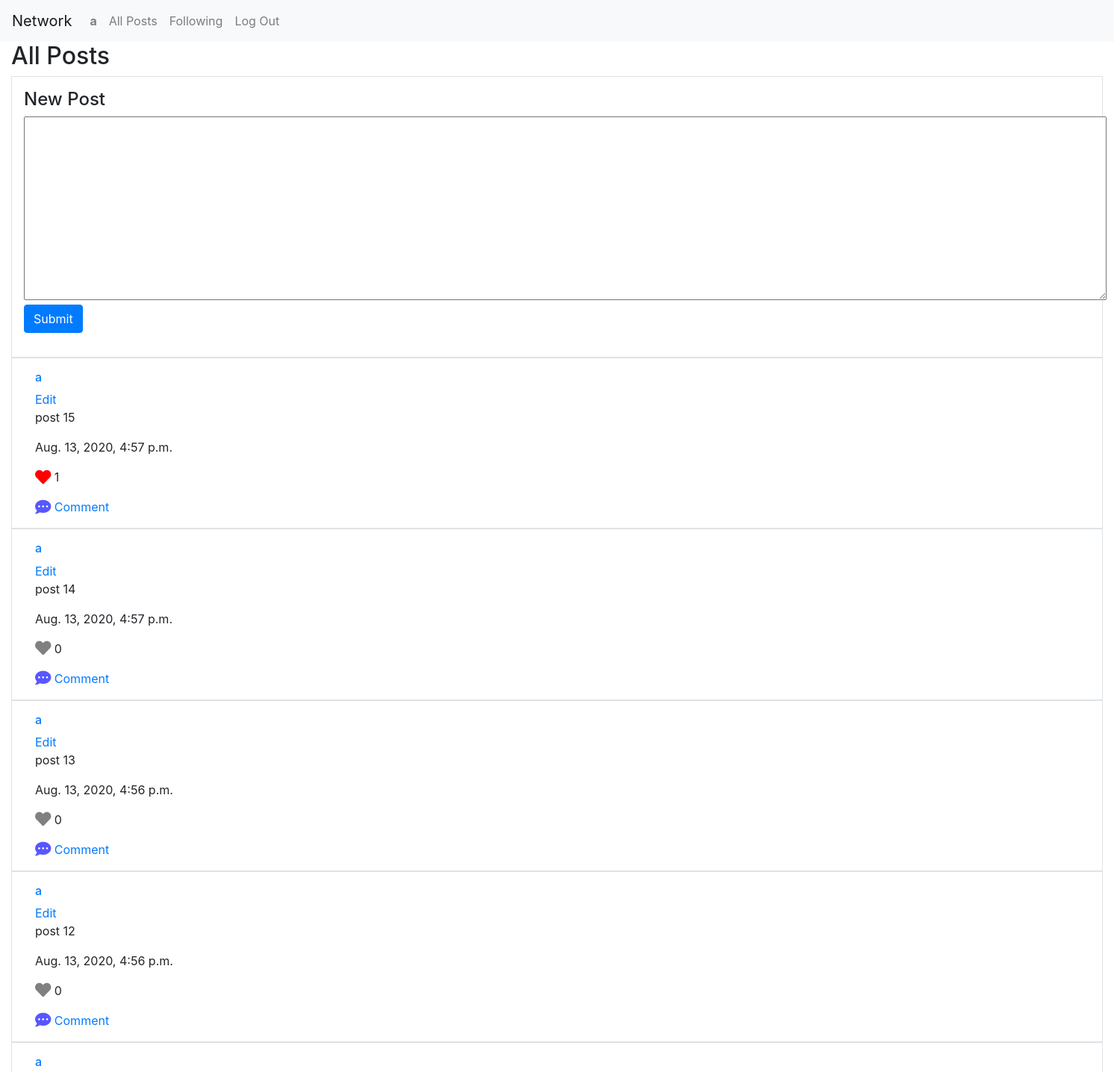
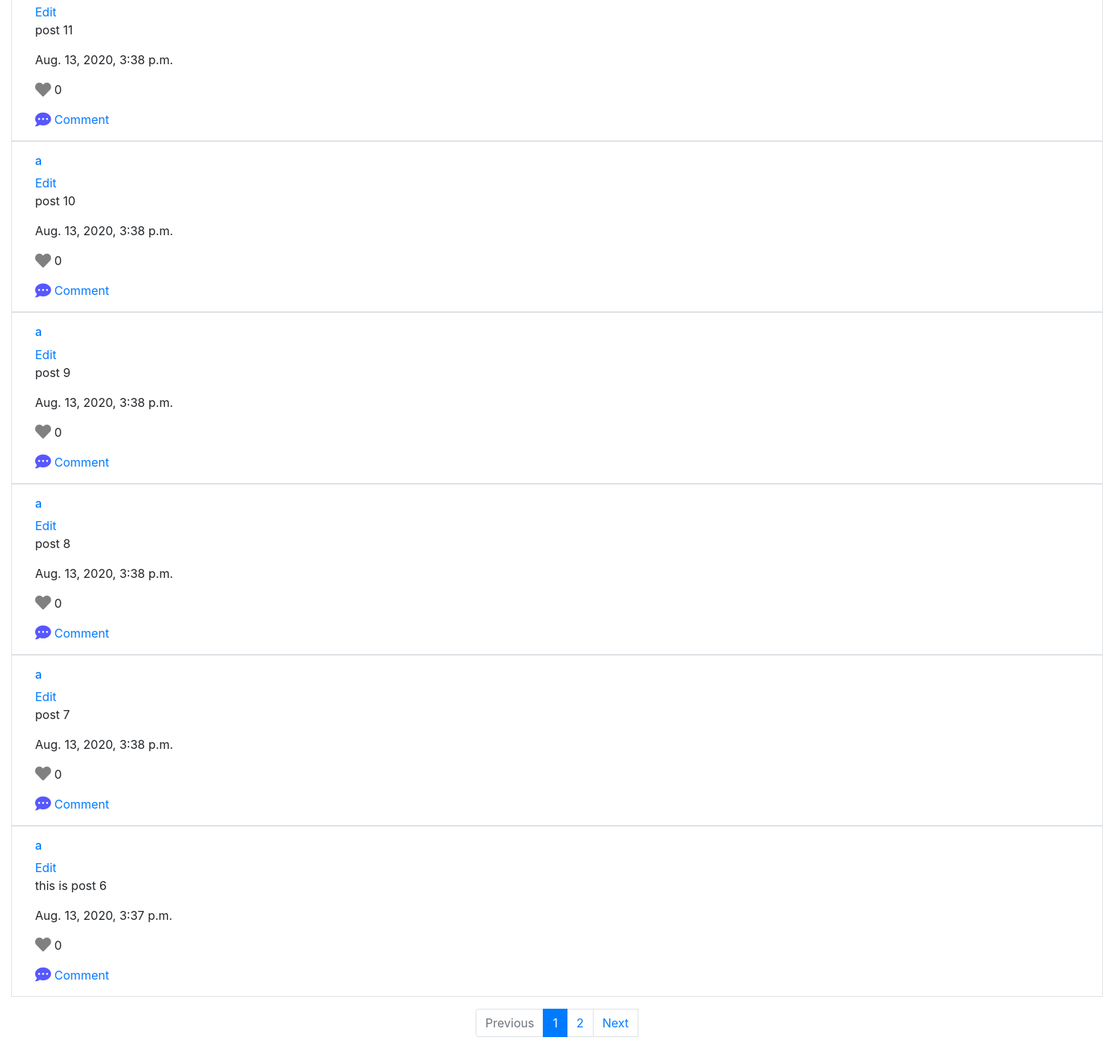
Before: / (signed in) with the older database file (2 pictures, top to bottom).
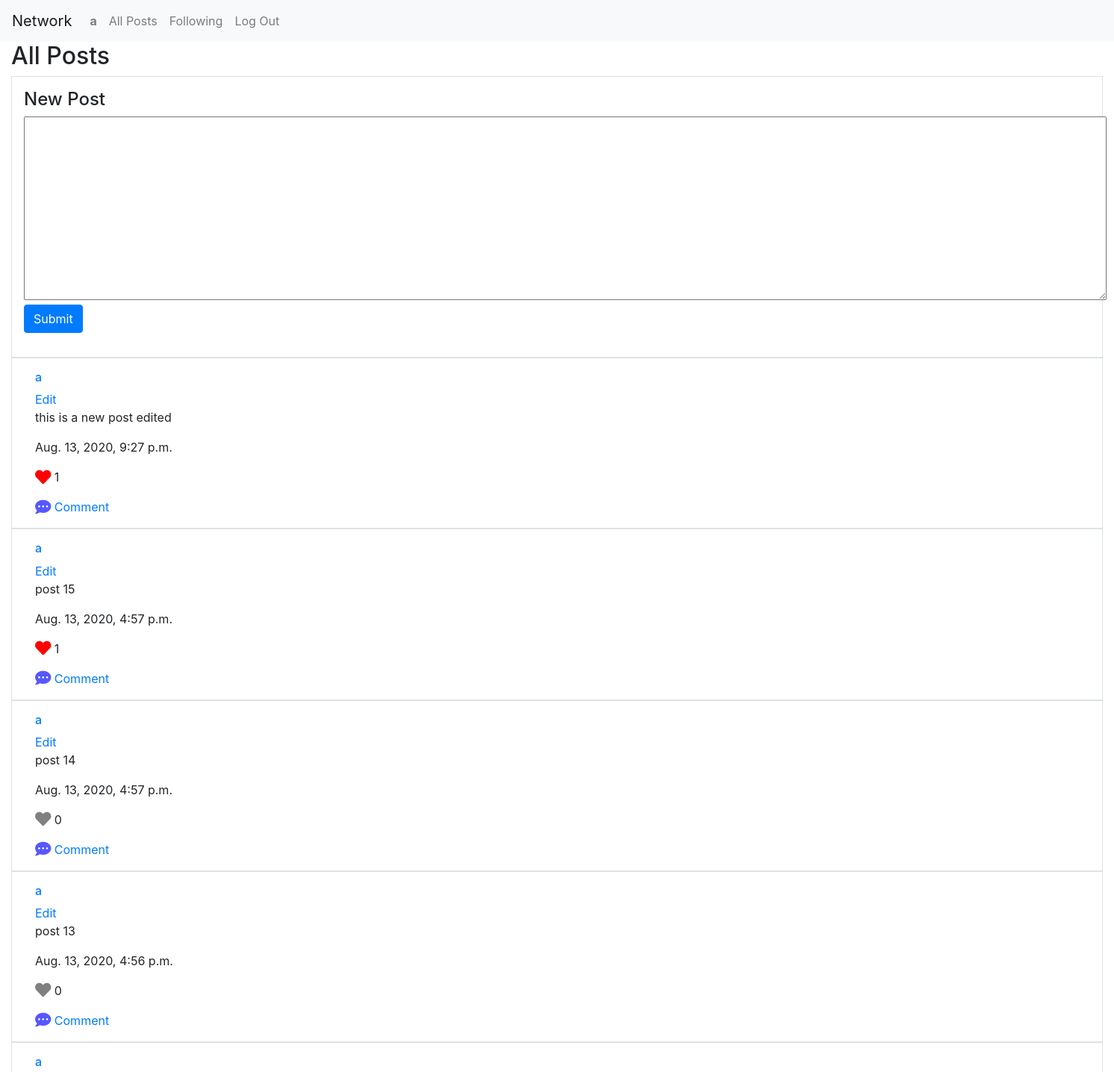
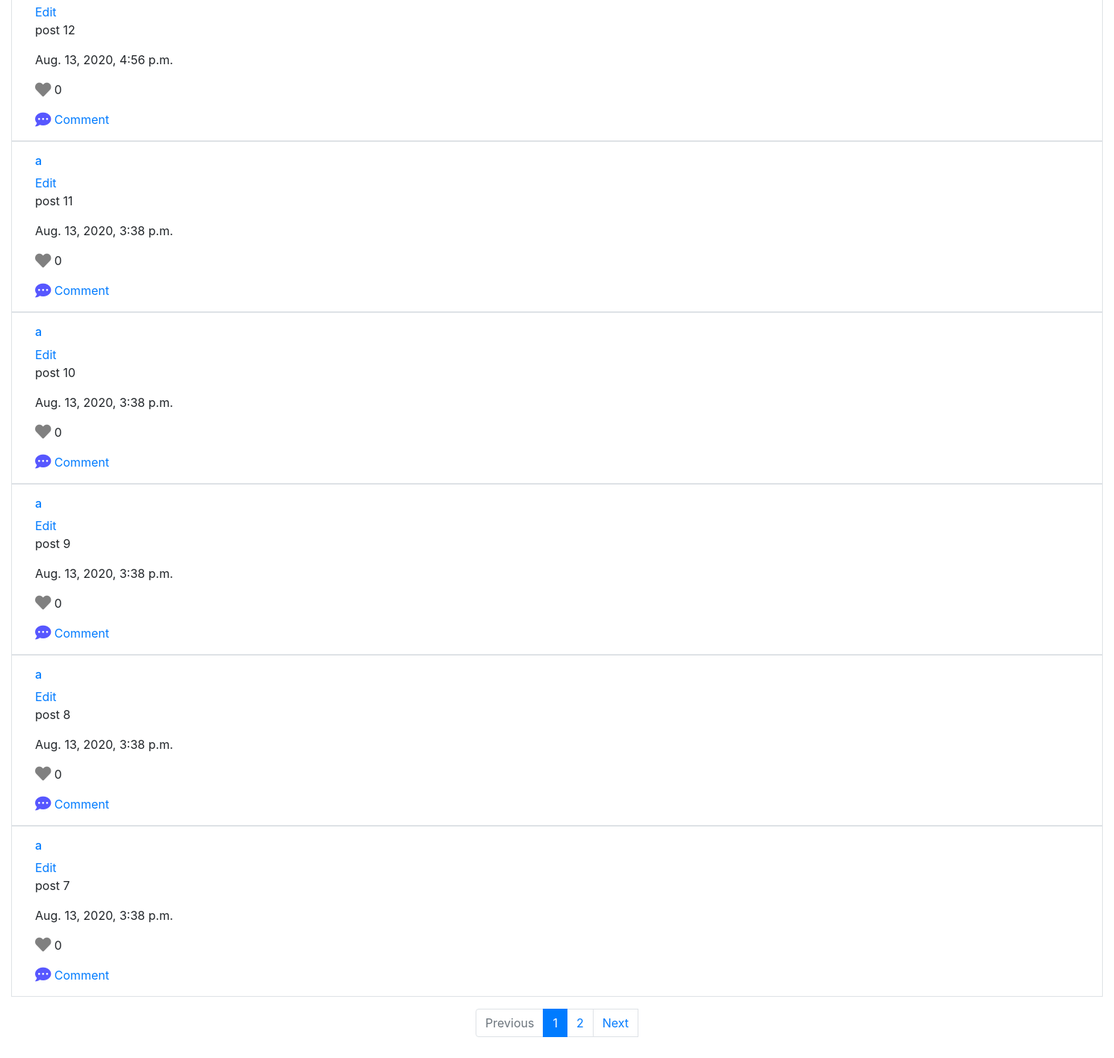
After: the same page with the newer database file (2 pictures, top to bottom).
### network/models.py (models this page shows, shortened)
class User(AbstractUser):
    pass

class Post(models.Model):
    user = models.ForeignKey(User, on_delete = models.CASCADE, related_name="post_user")
    text = models.TextField()
    time = models.DateTimeField(auto_now_add=True)
    likes = models.ForeignKey(Like, null=True, blank=True, on_delete = models.CASCADE, related_name="post_likes")
    comments = models.ManyToManyField(Comment, blank=True, related_name="post_comments")

class Like(models.Model):
    users = models.ManyToManyField(User, related_name="like_users")
    num = models.PositiveIntegerField(default=0)

### network/views.py (the view, shortened to what this page needs)
# urls.py: path("", views.index, name="index"),
def index(request):
    if request.user.is_authenticated:
        if request.method == 'GET':
            all_posts = Post.objects.all().order_by('-time')
            page = request.GET.get('page', 1)
            paginator = Paginator(all_posts, 10)
            try:
                posts = paginator.page(page)
            except PageNotAnInteger:
                posts = paginator.page(1)
            except EmptyPage:
                posts = paginator.page(paginator.num_pages)
            post_form = PostForm(initial={'user': request.user})
            comment_form = CommentForm(initial={'user': request.user})
            return render(request, "network/index.html", {'posts': posts, 'post_form': post_form, 'comment_form': comment_form})
    else:
        return HttpResponseRedirect(reverse("login"))

### network/models.py
class PostForm(ModelForm):
    class Meta:
        model = Post
        fields = ('text',)
        exclude = ('user','time','likes','comments',)
        widgets = {
            "message": Textarea(
                attrs={"rows": 5, "cols": 200}
            )
        }
        error_messages = {
            'text': {
                'max_length': _("This post is too long."),
            },
        }

class CommentForm(ModelForm):
    class Meta:
        model = Comment
        fields = ('comment',)
        exclude = ('user',)
        labels = {
            "comment": _("Comment"),
        }
        widgets = {
            "message": Textarea(
                attrs={"rows": 5, "cols": 200}
            )
        }
        error_messages = {
            'text': {
                'max_length': _("This comment is too long."),
            },
        }

### network/templates/network/index.html (shortened to what this page needs)
{% extends "network/layout.html" %}
{% load static %}
{% block body %}
    <h2>All Posts</h2>
    <div class='row border mx-auto p-3' id="new_post">
        <h4>New Post</h4>
        <form action="{% url 'index' %}" method="POST" class="form-group">
            {{ post_form.text }}
            <input type="submit" class="btn btn-primary" name="post-submit" id="post-submit">
        </form>
    </div>
    <div id="posts">
        {% for post in posts %}
            <div class='row border mx-auto p-3' id="post">
                <div class="col-sm-12">
                    <h6><a href="{% url 'profile' post.user.id %}">{{ post.user }}</a></h6>
                    {% if request.user == post.user %}
                        <a href="" class="edit" id="{{ post.id }}">Edit</a>
                    {% endif %}
                    <p class="pt" id="{{ post.id }}">{{ post.text }}</p>
                    <p id="time">{{ post.time }}</p>
                    <p>
                        {% if request.user in post.likes.users.all %}
                            <a href="">
                                <i class="fas fa-heart fa-lg" name="heart" id="{{ post.id }}" style="color:red;"></i>
                            </a>
                        {% else %}
                            <a href="">
                                <i class="fas fa-heart fa-lg" name="heart" id="{{ post.id }}" style="color:gray;"></i>
                            </a>
                        {% endif %}
                        <span class="num-like" id="{{ post.id }}">{{ post.likes.num }}</span>
                    </p>
                    <a href="" class="comment" id="{{ post.id }}"><i class="fas fa-comment-dots fa-lg" style="color:rgb(87, 87, 255);"></i> Comment</a>
                </div>
            </div>
        {% endfor %}
    </div>
    <div class='row justify-content-center mx-auto p-3' id='pages'>
        {% if posts.has_other_pages %}
            <nav aria-label="...">
                <ul class="pagination justify-content-center">
                    {% if posts.has_previous %}
                        <li><a class="page-link" href="?page={{ posts.previous_page_number }}" tabindex="-1" aria-disabled="true">Previous</a></li>
                    {% else %}
                        <li class="page-item disabled"><span class="page-link">Previous</span></li>
                    {% endif %}
                    {% for i in posts.paginator.page_range %}
                        {% if posts.number == i %}
                            <li class="page-item active" aria-current="page">
                                <span class="page-link">
                                    {{ i }}
                                </span>
                            </li>
                        {% else %}
                            <li><a href="?page={{ i }}"><span class="page-link">{{ i }}</span></a></li>
                        {% endif %}
                    {% endfor %}
                    {% if posts.has_next %}
                        <li><a class="page-link" href="?page={{ posts.next_page_number }}">Next</a></li>
                    {% else %}
                        <li class="page-item disabled"><span class="page-link" tabindex="-1" aria-disabled="true">Next</span></li>
                    {% endif %}
                </ul>
            </nav>
        {% endif %}
    </div>
{% endblock %}

### network/templates/network/layout.html (shortened to what this page needs)
{% load static %}
<!DOCTYPE html>
<html lang="en">
    <head>
        <link rel="stylesheet" href="https://stackpath.bootstrapcdn.com/bootstrap/4.4.1/css/bootstrap.min.css">
        <link href="{% static 'network/styles.css' %}" rel="stylesheet">
        <link rel="stylesheet" href="https://use.fontawesome.com/releases/v5.14.0/css/solid.css">
        <link rel="stylesheet" href="https://use.fontawesome.com/releases/v5.14.0/css/fontawesome.css">
    </head>
    <body>
        <nav class="navbar navbar-expand-lg navbar-light bg-light">
            <a class="navbar-brand" href="#">Network</a>
            <div>
              <ul class="navbar-nav mr-auto">
                {% if user.is_authenticated %}
                    <li class="nav-item">
                        <a class="nav-link" href="#"><strong>{{ user.username }}</strong></a>
                    </li>
                {% endif %}
                <li class="nav-item">
                  <a class="nav-link" href="{% url 'index' %}">All Posts</a>
                </li>
                {% if user.is_authenticated %}
                    <li class="nav-item">
                        <a class="nav-link" href="{% url 'following' %}">Following</a>
                    </li>
                    <li class="nav-item">
                        <a class="nav-link" href="{% url 'logout' %}">Log Out</a>
                    </li>
                {% endif %}
              </ul>
            </div>
          </nav>
        <div class="container-fluid">
            {% block body %}
            {% endblock %}
        </div>
    </body>
</html>

### network/static/network/styles.css (style rules this page uses)
textarea { min-height: 100px; min-width: 1450px; }

Changed rows visible on the page:
no longer on this page (row unchanged): Post: user "a", text "this is post 6", time "Aug. 13, 2020, 3:37 p.m.", likes.num "0"
added Post: user "a", text "this is a new post edited", time "Aug. 13, 2020, 9:27 p.m.", likes.num "1"
